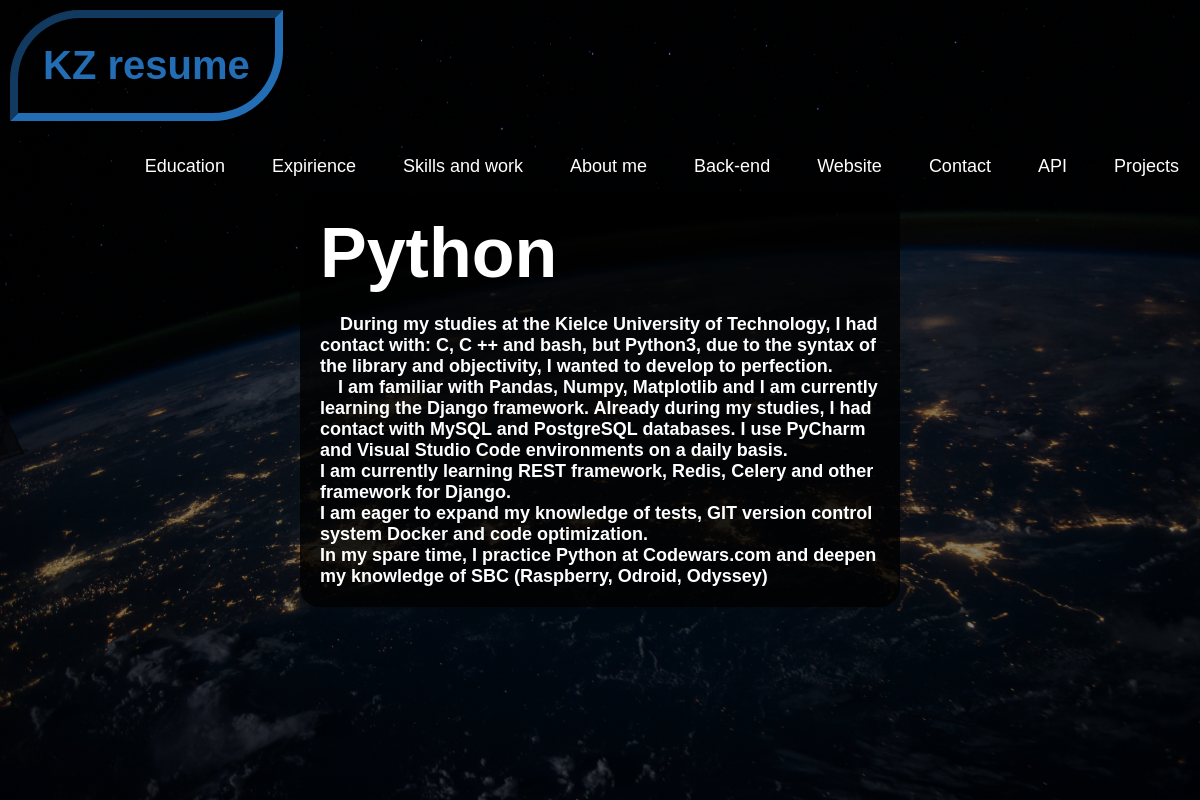
The page /cv/skills/2021/02/15/python/ on the database its author committed.
### resume/models.py (models this page shows, shortened)
class Post(models.Model):
    STATUS_CHOICES = (('draft', 'Draft'), ('published', 'Published'),)
    title = models.CharField(max_length=250)
    slug = models.SlugField(max_length=250, unique_for_date='publish')
    author = models.ForeignKey(User,on_delete=models.CASCADE, related_name='blog_posts')
    body=RichTextField(blank=True, null = True)
    publish = models.DateTimeField(default=timezone.now)
    created = models.DateTimeField(auto_now_add=True)
    updated = models.DateTimeField(auto_now=True)
    status = models.CharField(max_length=10, choices=STATUS_CHOICES, default='draft')
    objects = models.Manager()
    published = PublishedManager()
    tags = TaggableManager()
    class Meta:
        ordering = ('-publish',)
    def __str__(self):
        return self.title

### resume/views.py (the view)
# urls.py: path('skills/<int:year>/<int:month>/<int:day>/<slug:post>/', views.post_detail, name = 'blog_detail'),
def post_detail(request, year, month, day, post):
    print(request)
    post = get_object_or_404(Post, slug = post, status = 'published', publish__year = year, publish__month = month, publish__day = day)
    print(post)
    template = 'blog_detail.html'
    context = {'post': post}
    return render(request, template, context)

### resume/templates/blog_detail.html (shortened to what this page needs)
{% extends "base.html" %}
{% block content %}
<div class="detail">
<h1>{{ post.title }}</h1>
<br>
{{ post.body|safe }}
</div>
{% endblock %}

### resume/static/css/styleP.css (style rules this page uses)
* { margin: 0; padding: 0; font-family: 'Gill Sans', 'Gill Sans MT', Calibri, 'Trebuchet MS', sans-serif; font-size: large; }
.detail { position:absolute; top: 50%; left: 50%; transform: translate(-50%,-50%); color: white; background-color: rgba(0,0,0,0.8); padding: 20px 20px 20px 20px ; border-radius: 20px; }
.detail h1 { font-size: 70px; }

### rows shown on the page
Post: title "Python", body "During my studies at the Kielce University of Technology, I had contact with: C, C ++ and bash, but Python3, due to the syntax of the library and objectivity, I wanted to develop to perfection. I am familiar with Pandas, Numpy, Matplotlib and I am currently learning the Django framework. Already during my studies, I had contact with MySQL and PostgreSQL databases. I use PyCharm and Visual Studio Code environments on a daily basis. I am currently learning REST framework, Redis, Celery and other framework for Django. I am eager to expand my knowledge of tests, GIT version control system Docker and code optimization. In my spare time, I practice Python at Codewars.com and deepen my knowledge…"
